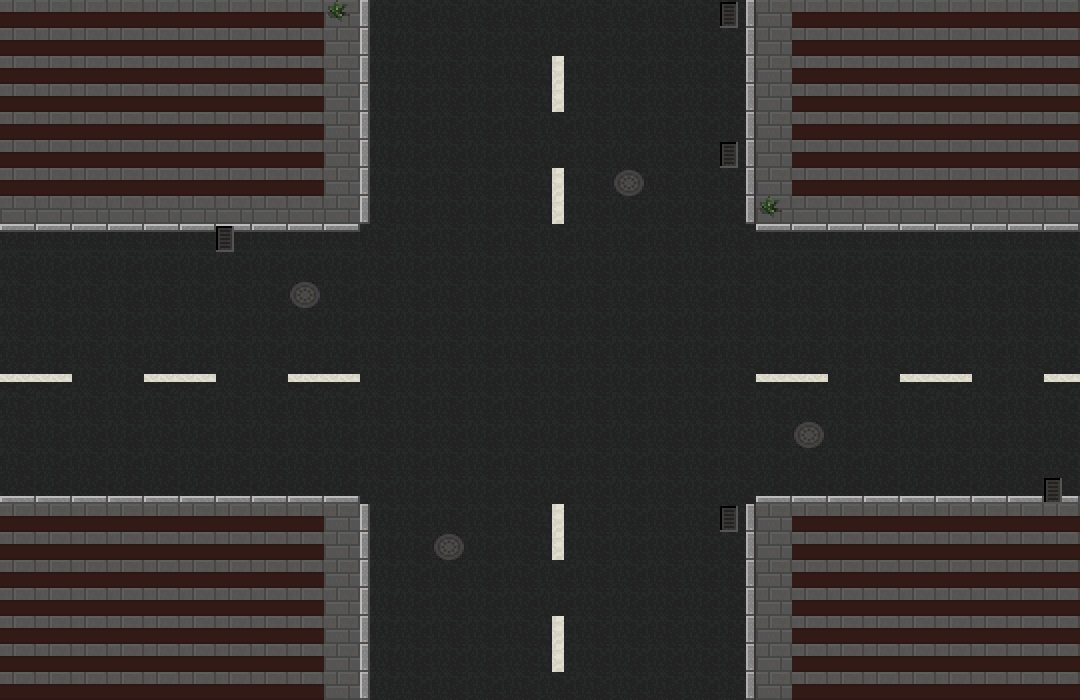

A level layout from a 2D game, rendered from its tile map. Below: a short description, then the map file with its tile-grid data intact:
An orthogonal 30x25 tile map with 36x28 px tiles, 3 tile layers (map, ebene1, walkable).

<map version="1.0" orientation="orthogonal" renderorder="right-down" width="30" height="25" tilewidth="36" tileheight="28" nextobjectid="1">
 <tileset firstgid="1" name="sprite_sheet_props_main" tilewidth="36" tileheight="28">
  <image source="../img/sprite_sheet_props_main.png" width="1800" height="1400" />
 </tileset>
 <layer name="map" width="30" height="25">
  <data encoding="csv">
116,116,116,116,116,116,116,116,116,116,17,164,164,164,164,164,164,164,164,164,16,116,116,116,116,116,116,116,116,116,
116,116,116,116,116,116,116,116,116,116,17,164,164,164,164,164,164,164,164,164,16,116,116,116,116,116,116,116,116,116,
116,116,116,116,116,116,116,116,116,116,17,164,164,164,164,114,164,164,164,164,16,116,116,116,116,116,116,116,116,116,
116,116,116,116,116,116,116,116,116,116,17,164,164,164,164,114,164,164,164,164,16,116,116,116,116,116,116,116,116,116,
116,116,116,116,116,116,116,116,116,116,17,164,164,164,164,164,164,164,164,164,16,116,116,116,116,116,116,116,116,116,
116,116,116,116,116,116,116,116,116,116,17,164,164,164,164,164,164,164,164,164,16,116,116,116,116,116,116,116,116,116,
116,116,116,116,116,116,116,116,116,116,17,164,164,164,164,114,164,164,164,164,16,116,116,116,116,116,116,116,116,116,
116,116,116,116,116,116,116,116,116,116,17,164,164,164,164,114,164,164,164,164,16,116,116,116,116,116,116,116,116,116,
18,18,18,18,18,18,18,18,18,18,164,164,164,164,164,164,164,164,164,164,164,18,18,18,18,18,18,18,18,18,
164,164,164,164,164,164,164,164,164,164,164,164,164,164,164,164,164,164,164,164,164,164,164,164,164,164,164,164,164,164,
164,164,164,164,164,164,164,164,164,164,164,164,164,164,164,164,164,164,164,164,164,164,164,164,164,164,164,164,164,164,
164,164,164,164,164,164,164,164,164,164,164,164,164,164,164,164,164,164,164,164,164,164,164,164,164,164,164,164,164,164,
164,164,164,164,164,164,164,164,164,164,164,164,164,164,164,164,164,164,164,164,164,164,164,164,164,164,164,164,164,164,
15,15,164,164,15,15,164,164,15,15,164,164,164,164,164,164,164,164,164,164,164,15,15,164,164,15,15,164,164,15,
164,164,164,164,164,164,164,164,164,164,164,164,164,164,164,164,164,164,164,164,164,164,164,164,164,164,164,164,164,164,
164,164,164,164,164,164,164,164,164,164,164,164,164,164,164,164,164,164,164,164,164,164,164,164,164,164,164,164,164,164,
164,164,164,164,164,164,164,164,164,164,164,164,164,164,164,164,164,164,164,164,164,164,164,164,164,164,164,164,164,164,
19,19,19,19,19,19,19,19,19,19,164,164,164,164,164,164,164,164,164,164,164,19,19,19,19,19,19,19,19,19,
116,116,116,116,116,116,116,116,116,116,17,164,164,164,164,114,164,164,164,164,16,116,116,116,116,116,116,116,116,116,
116,116,116,116,116,116,116,116,116,116,17,164,164,164,164,114,164,164,164,164,16,116,116,116,116,116,116,116,116,116,
116,116,116,116,116,116,116,116,116,116,17,164,164,164,164,164,164,164,164,164,16,116,116,116,116,116,116,116,116,116,
116,116,116,116,116,116,116,116,116,116,17,164,164,164,164,164,164,164,164,164,16,116,116,116,116,116,116,116,116,116,
116,116,116,116,116,116,116,116,116,116,17,164,164,164,164,114,164,164,164,164,16,116,116,116,116,116,116,116,116,116,
116,116,116,116,116,116,116,116,116,116,17,164,164,164,164,114,164,164,164,164,16,116,116,116,116,116,116,116,116,116,
116,116,116,116,116,116,116,116,116,116,17,164,164,164,164,164,164,164,164,164,16,116,116,116,116,116,116,116,116,116
</data>
 </layer>
 <layer name="ebene1" width="30" height="25">
  <data encoding="csv">
0,0,0,0,0,0,0,0,0,165,0,0,0,0,0,0,0,0,0,0,117,0,0,0,0,0,0,0,0,0,
0,0,0,0,0,0,0,0,0,0,0,0,0,0,0,0,0,0,0,0,0,0,0,0,0,0,0,0,0,0,
0,0,0,0,0,0,0,0,0,0,0,0,0,0,0,0,0,0,0,0,0,0,0,0,0,0,0,0,0,0,
0,0,0,0,0,0,0,0,0,0,0,0,0,0,0,0,0,0,0,0,0,0,0,0,0,0,0,0,0,0,
0,0,0,0,0,0,0,0,0,0,0,0,0,0,0,0,0,0,0,0,0,0,0,0,0,0,0,0,0,0,
0,0,0,0,0,0,0,0,0,0,0,0,0,0,0,0,0,0,0,0,117,0,0,0,0,0,0,0,0,0,
0,0,0,0,0,0,0,0,0,0,0,0,0,0,0,0,0,167,0,0,0,0,0,0,0,0,0,0,0,0,
0,0,0,0,0,0,0,0,0,0,0,0,0,0,0,0,0,0,0,0,0,165,0,0,0,0,0,0,0,0,
0,0,0,0,0,0,117,0,0,0,0,0,0,0,0,0,0,0,0,0,0,0,0,0,0,0,0,0,0,0,
0,0,0,0,0,0,0,0,0,0,0,0,0,0,0,0,0,0,0,0,0,0,0,0,0,0,0,0,0,0,
0,0,0,0,0,0,0,0,167,0,0,0,0,0,0,0,0,0,0,0,0,0,0,0,0,0,0,0,0,0,
0,0,0,0,0,0,0,0,0,0,0,0,0,0,0,0,0,0,0,0,0,0,0,0,0,0,0,0,0,0,
0,0,0,0,0,0,0,0,0,0,0,0,0,0,0,0,0,0,0,0,0,0,0,0,0,0,0,0,0,0,
0,0,0,0,0,0,0,0,0,0,0,0,0,0,0,0,0,0,0,0,0,0,0,0,0,0,0,0,0,0,
0,0,0,0,0,0,0,0,0,0,0,0,0,0,0,0,0,0,0,0,0,0,0,0,0,0,0,0,0,0,
0,0,0,0,0,0,0,0,0,0,0,0,0,0,0,0,0,0,0,0,0,0,167,0,0,0,0,0,0,0,
0,0,0,0,0,0,0,0,0,0,0,0,0,0,0,0,0,0,0,0,0,0,0,0,0,0,0,0,0,0,
0,0,0,0,0,0,0,0,0,0,0,0,0,0,0,0,0,0,0,0,0,0,0,0,0,0,0,0,0,117,
0,0,0,0,0,0,0,0,0,0,0,0,0,0,0,0,0,0,0,0,117,0,0,0,0,0,0,0,0,0,
0,0,0,0,0,0,0,0,0,0,0,0,167,0,0,0,0,0,0,0,0,0,0,0,0,0,0,0,0,0,
0,0,0,0,0,0,0,0,0,0,0,0,0,0,0,0,0,0,0,0,0,0,0,0,0,0,0,0,0,0,
0,0,0,0,0,0,0,0,0,0,0,0,0,0,0,0,0,0,0,0,0,0,0,0,0,0,0,0,0,0,
0,0,0,0,0,0,0,0,0,0,0,0,0,0,0,0,0,0,0,0,0,0,0,0,0,0,0,0,0,0,
0,0,0,0,0,0,0,0,0,0,0,0,0,0,0,0,0,0,0,0,0,0,0,0,0,0,0,0,0,0,
0,0,0,0,0,0,0,0,0,0,0,0,0,0,0,0,0,0,0,0,0,0,0,0,0,0,0,0,0,0
</data>
 </layer>
 <layer name="walkable" width="30" height="25">
  <data encoding="csv">
1,1,1,1,1,1,1,1,1,0,0,0,0,0,0,0,0,0,0,0,0,0,1,1,1,1,1,1,1,1,
1,1,1,1,1,1,1,1,1,0,0,0,0,0,0,0,0,0,0,0,0,0,1,1,1,1,1,1,1,1,
1,1,1,1,1,1,1,1,1,0,0,0,0,0,0,0,0,0,0,0,0,0,1,1,1,1,1,1,1,1,
1,1,1,1,1,1,1,1,1,0,0,0,0,0,0,0,0,0,0,0,0,0,1,1,1,1,1,1,1,1,
1,1,1,1,1,1,1,1,1,0,0,0,0,0,0,0,0,0,0,0,0,0,1,1,1,1,1,1,1,1,
1,1,1,1,1,1,1,1,1,0,0,0,0,0,0,0,0,0,0,0,0,0,1,1,1,1,1,1,1,1,
1,1,1,1,1,1,1,1,1,0,0,0,0,0,0,0,0,0,0,0,0,0,1,1,1,1,1,1,1,1,
0,0,0,0,0,0,0,0,0,0,0,0,0,0,0,0,0,0,0,0,0,0,0,0,0,0,0,0,0,0,
0,0,0,0,0,0,0,0,0,0,0,0,0,0,0,0,0,0,0,0,0,0,0,0,0,0,0,0,0,0,
0,0,0,0,0,0,0,0,0,0,0,0,0,0,0,0,0,0,0,0,0,0,0,0,0,0,0,0,0,0,
0,0,0,0,0,0,0,0,0,0,0,0,0,0,0,0,0,0,0,0,0,0,0,0,0,0,0,0,0,0,
0,0,0,0,0,0,0,0,0,0,0,0,0,0,0,0,0,0,0,0,0,0,0,0,0,0,0,0,0,0,
0,0,0,0,0,0,0,0,0,0,0,0,0,0,0,0,0,0,0,0,0,0,0,0,0,0,0,0,0,0,
0,0,0,0,0,0,0,0,0,0,0,0,0,0,0,0,0,0,0,0,0,0,0,0,0,0,0,0,0,0,
0,0,0,0,0,0,0,0,0,0,0,0,0,0,0,0,0,0,0,0,0,0,0,0,0,0,0,0,0,0,
0,0,0,0,0,0,0,0,0,0,0,0,0,0,0,0,0,0,0,0,0,0,0,0,0,0,0,0,0,0,
0,0,0,0,0,0,0,0,0,0,0,0,0,0,0,0,0,0,0,0,0,0,0,0,0,0,0,0,0,0,
0,0,0,0,0,0,0,0,0,0,0,0,0,0,0,0,0,0,0,0,0,0,0,0,0,0,0,0,0,0,
1,1,1,1,1,1,1,1,1,0,0,0,0,0,0,0,0,0,0,0,0,0,1,1,1,1,1,1,1,1,
1,1,1,1,1,1,1,1,1,0,0,0,0,0,0,0,0,0,0,0,0,0,1,1,1,1,1,1,1,1,
1,1,1,1,1,1,1,1,1,0,0,0,0,0,0,0,0,0,0,0,0,0,1,1,1,1,1,1,1,1,
1,1,1,1,1,1,1,1,1,0,0,0,0,0,0,0,0,0,0,0,0,0,1,1,1,1,1,1,1,1,
1,1,1,1,1,1,1,1,1,0,0,0,0,0,0,0,0,0,0,0,0,0,1,1,1,1,1,1,1,1,
1,1,1,1,1,1,1,1,1,0,0,0,0,0,0,0,0,0,0,0,0,0,1,1,1,1,1,1,1,1,
1,1,1,1,1,1,1,1,1,0,0,0,0,0,0,0,0,0,0,0,0,0,1,1,1,1,1,1,1,1
</data>
 </layer>
</map>
